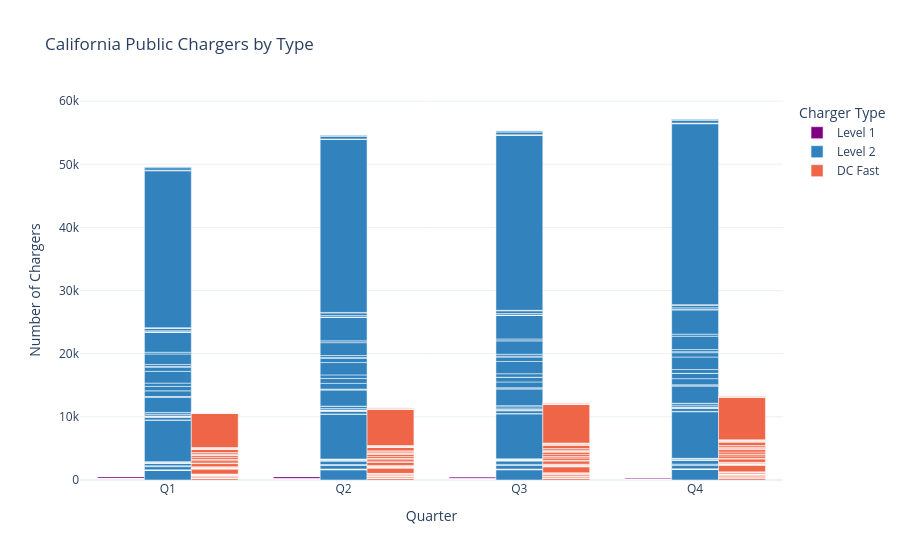
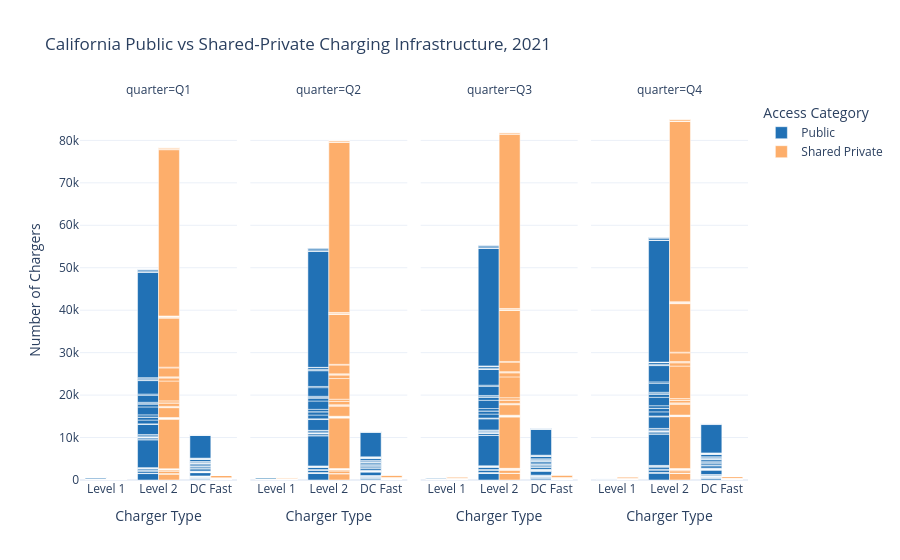

The code cell stored with these charts, in order, in its notebook:
### Code cell
# California Data Insights

# Consistent styling
template = "plotly_white"

# Public chargers by type
fig_types = px.bar(
    charger_df,
    x="quarter",
    y="chargers",
    color="charger_type",
    barmode="group",
    category_orders={"quarter": ["Q1", "Q2", "Q3", "Q4"]},
    title="California Public Chargers by Type",
    labels={
        "quarter": "Quarter",
        "chargers": "Number of Chargers",
        "charger_type": "Charger Type",
    },
    color_discrete_map={
        "Level 1": "#800080",
        "Level 2": "#3182BD",
        "DC Fast": "#EF6548",
    },
)

fig_types.update_layout(template=template)


#  Public vs shared-private infrastructure
comparison_cols = {
    "public_l1": ("Level 1", "Public"),
    "shared_private_l1": ("Level 1", "Shared Private"),
    "public_l2": ("Level 2", "Public"),
    "shared_private_l2": ("Level 2", "Shared Private"),
    "public_dc_fast": ("DC Fast", "Public"),
    "shared_private_dc_fast": ("DC Fast", "Shared Private"),
}

comparison_df = df.melt(
    id_vars=["county", "quarter", "quarter_num"],
    value_vars=list(comparison_cols.keys()),
    var_name="category",
    value_name="chargers",
)

comparison_df["charger_type"] = comparison_df["category"].map(
    lambda x: comparison_cols[x][0]
)
comparison_df["access"] = comparison_df["category"].map(
    lambda x: comparison_cols[x][1]
)

fig_access = px.bar(
    comparison_df,
    x="charger_type",
    y="chargers",
    color="access",
    barmode="group",
    facet_col="quarter",
    title="California Public vs Shared-Private Charging Infrastructure, 2021",
    labels={
        "charger_type": "Charger Type",
        "chargers": "Number of Chargers",
        "access": "Access Category",
    },
    color_discrete_map={
        "Public": "#2171B5",
        "Shared Private": "#FDAE6B",
    },
)

fig_access.update_layout(template=template)

fig_types.show()
fig_access.show()

### Figure 1 — Plotly figure (JSON) as saved in the notebook; plotly's stock layout.template omitted (floating-point values rounded to 4 significant figures; data arrays with more than 128 entries replaced by an {"elided": "..."} marker saying what was removed)
{"data": [{"alignmentgroup": "True", "hovertemplate": "Charger Type=Level 1<br>Quarter=%{x}<br>Number of Chargers=%{y}<extra></extra>", "legendgroup": "Level 1", "marker": {"color": "#800080", "pattern": {"shape": ""}}, "name": "Level 1", "offsetgroup": "Level 1", "orientation": "v", "showlegend": true, "textposition": "auto", "type": "bar", "x": {"elided": "232 str values"}, "xaxis": "x", "y": {"elided": "232 int values"}, "yaxis": "y"}, {"alignmentgroup": "True", "hovertemplate": "Charger Type=Level 2<br>Quarter=%{x}<br>Number of Chargers=%{y}<extra></extra>", "legendgroup": "Level 2", "marker": {"color": "#3182BD", "pattern": {"shape": ""}}, "name": "Level 2", "offsetgroup": "Level 2", "orientation": "v", "showlegend": true, "textposition": "auto", "type": "bar", "x": {"elided": "232 str values"}, "xaxis": "x", "y": {"elided": "232 int values"}, "yaxis": "y"}, {"alignmentgroup": "True", "hovertemplate": "Charger Type=DC Fast<br>Quarter=%{x}<br>Number of Chargers=%{y}<extra></extra>", "legendgroup": "DC Fast", "marker": {"color": "#EF6548", "pattern": {"shape": ""}}, "name": "DC Fast", "offsetgroup": "DC Fast", "orientation": "v", "showlegend": true, "textposition": "auto", "type": "bar", "x": {"elided": "232 str values"}, "xaxis": "x", "y": {"elided": "232 int values"}, "yaxis": "y"}], "layout": {"autosize": true, "barmode": "group", "legend": {"title": {"text": "Charger Type"}, "tracegroupgap": 0}, "title": {"text": "California Public Chargers by Type"}, "xaxis": {"anchor": "y", "autorange": true, "categoryarray": ["Q1", "Q2", "Q3", "Q4"], "categoryorder": "array", "domain": [0, 1], "range": [-0.5, 3.5], "title": {"text": "Quarter"}, "type": "category"}, "yaxis": {"anchor": "x", "autorange": true, "domain": [0, 1], "range": [0, 60190.0], "title": {"text": "Number of Chargers"}, "type": "linear"}}}

### Figure 2 — Plotly figure (JSON) as saved in the notebook; plotly's stock layout.template omitted (floating-point values rounded to 4 significant figures; data arrays with more than 128 entries replaced by an {"elided": "..."} marker saying what was removed)
{"data": [{"alignmentgroup": "True", "hovertemplate": "Access Category=Public<br>quarter=Q1<br>Charger Type=%{x}<br>Number of Chargers=%{y}<extra></extra>", "legendgroup": "Public", "marker": {"color": "#2171B5", "pattern": {"shape": ""}}, "name": "Public", "offsetgroup": "Public", "orientation": "v", "showlegend": true, "textposition": "auto", "type": "bar", "x": {"elided": "174 str values"}, "xaxis": "x", "y": {"elided": "174 int values"}, "yaxis": "y"}, {"alignmentgroup": "True", "hovertemplate": "Access Category=Public<br>quarter=Q2<br>Charger Type=%{x}<br>Number of Chargers=%{y}<extra></extra>", "legendgroup": "Public", "marker": {"color": "#2171B5", "pattern": {"shape": ""}}, "name": "Public", "offsetgroup": "Public", "orientation": "v", "showlegend": false, "textposition": "auto", "type": "bar", "x": {"elided": "174 str values"}, "xaxis": "x2", "y": {"elided": "174 int values"}, "yaxis": "y2"}, {"alignmentgroup": "True", "hovertemplate": "Access Category=Public<br>quarter=Q3<br>Charger Type=%{x}<br>Number of Chargers=%{y}<extra></extra>", "legendgroup": "Public", "marker": {"color": "#2171B5", "pattern": {"shape": ""}}, "name": "Public", "offsetgroup": "Public", "orientation": "v", "showlegend": false, "textposition": "auto", "type": "bar", "x": {"elided": "174 str values"}, "xaxis": "x3", "y": {"elided": "174 int values"}, "yaxis": "y3"}, {"alignmentgroup": "True", "hovertemplate": "Access Category=Public<br>quarter=Q4<br>Charger Type=%{x}<br>Number of Chargers=%{y}<extra></extra>", "legendgroup": "Public", "marker": {"color": "#2171B5", "pattern": {"shape": ""}}, "name": "Public", "offsetgroup": "Public", "orientation": "v", "showlegend": false, "textposition": "auto", "type": "bar", "x": {"elided": "174 str values"}, "xaxis": "x4", "y": {"elided": "174 int values"}, "yaxis": "y4"}, {"alignmentgroup": "True", "hovertemplate": "Access Category=Shared Private<br>quarter=Q1<br>Charger Type=%{x}<br>Number of Chargers=%{y}<extra></extra>", "legendgroup": "Shared Private", "marker": {"color": "#FDAE6B", "pattern": {"shape": ""}}, "name": "Shared Private", "offsetgroup": "Shared Private", "orientation": "v", "showlegend": true, "textposition": "auto", "type": "bar", "x": {"elided": "174 str values"}, "xaxis": "x", "y": {"elided": "174 int values"}, "yaxis": "y"}, {"alignmentgroup": "True", "hovertemplate": "Access Category=Shared Private<br>quarter=Q2<br>Charger Type=%{x}<br>Number of Chargers=%{y}<extra></extra>", "legendgroup": "Shared Private", "marker": {"color": "#FDAE6B", "pattern": {"shape": ""}}, "name": "Shared Private", "offsetgroup": "Shared Private", "orientation": "v", "showlegend": false, "textposition": "auto", "type": "bar", "x": {"elided": "174 str values"}, "xaxis": "x2", "y": {"elided": "174 int values"}, "yaxis": "y2"}, {"alignmentgroup": "True", "hovertemplate": "Access Category=Shared Private<br>quarter=Q3<br>Charger Type=%{x}<br>Number of Chargers=%{y}<extra></extra>", "legendgroup": "Shared Private", "marker": {"color": "#FDAE6B", "pattern": {"shape": ""}}, "name": "Shared Private", "offsetgroup": "Shared Private", "orientation": "v", "showlegend": false, "textposition": "auto", "type": "bar", "x": {"elided": "174 str values"}, "xaxis": "x3", "y": {"elided": "174 int values"}, "yaxis": "y3"}, {"alignmentgroup": "True", "hovertemplate": "Access Category=Shared Private<br>quarter=Q4<br>Charger Type=%{x}<br>Number of Chargers=%{y}<extra></extra>", "legendgroup": "Shared Private", "marker": {"color": "#FDAE6B", "pattern": {"shape": ""}}, "name": "Shared Private", "offsetgroup": "Shared Private", "orientation": "v", "showlegend": false, "textposition": "auto", "type": "bar", "x": {"elided": "174 str values"}, "xaxis": "x4", "y": {"elided": "174 int values"}, "yaxis": "y4"}], "layout": {"annotations": [{"font": {}, "showarrow": false, "text": "quarter=Q1", "x": 0.1175, "xanchor": "center", "xref": "paper", "y": 1, "yanchor": "bottom", "yref": "paper"}, {"font": {}, "showarrow": false, "text": "quarter=Q2", "x": 0.3725, "xanchor": "center", "xref": "paper", "y": 1, "yanchor": "bottom", "yref": "paper"}, {"font": {}, "showarrow": false, "text": "quarter=Q3", "x": 0.6275, "xanchor": "center", "xref": "paper", "y": 1, "yanchor": "bottom", "yref": "paper"}, {"font": {}, "showarrow": false, "text": "quarter=Q4", "x": 0.8825, "xanchor": "center", "xref": "paper", "y": 1, "yanchor": "bottom", "yref": "paper"}], "autosize": true, "barmode": "group", "legend": {"title": {"text": "Access Category"}, "tracegroupgap": 0}, "title": {"text": "California Public vs Shared-Private Charging Infrastructure, 2021"}, "xaxis": {"anchor": "y", "autorange": true, "domain": [0, 0.235], "range": [-0.5, 2.5], "title": {"text": "Charger Type"}, "type": "category"}, "xaxis2": {"anchor": "y2", "autorange": true, "domain": [0.255, 0.49], "matches": "x", "range": [-0.5, 2.5], "title": {"text": "Charger Type"}, "type": "category"}, "xaxis3": {"anchor": "y3", "autorange": true, "domain": [0.51, 0.745], "matches": "x", "range": [-0.5, 2.5], "title": {"text": "Charger Type"}, "type": "category"}, "xaxis4": {"anchor": "y4", "autorange": true, "domain": [0.765, 1.0], "matches": "x", "range": [-0.5, 2.5], "title": {"text": "Charger Type"}, "type": "category"}, "yaxis": {"anchor": "x", "autorange": true, "domain": [0, 1], "range": [0, 89510.0], "title": {"text": "Number of Chargers"}, "type": "linear"}, "yaxis2": {"anchor": "x2", "autorange": true, "domain": [0, 1], "matches": "y", "range": [0, 89510.0], "showticklabels": false, "type": "linear"}, "yaxis3": {"anchor": "x3", "autorange": true, "domain": [0, 1], "matches": "y", "range": [0, 89510.0], "showticklabels": false, "type": "linear"}, "yaxis4": {"anchor": "x4", "autorange": true, "domain": [0, 1], "matches": "y", "range": [0, 89510.0], "showticklabels": false, "type": "linear"}}}
